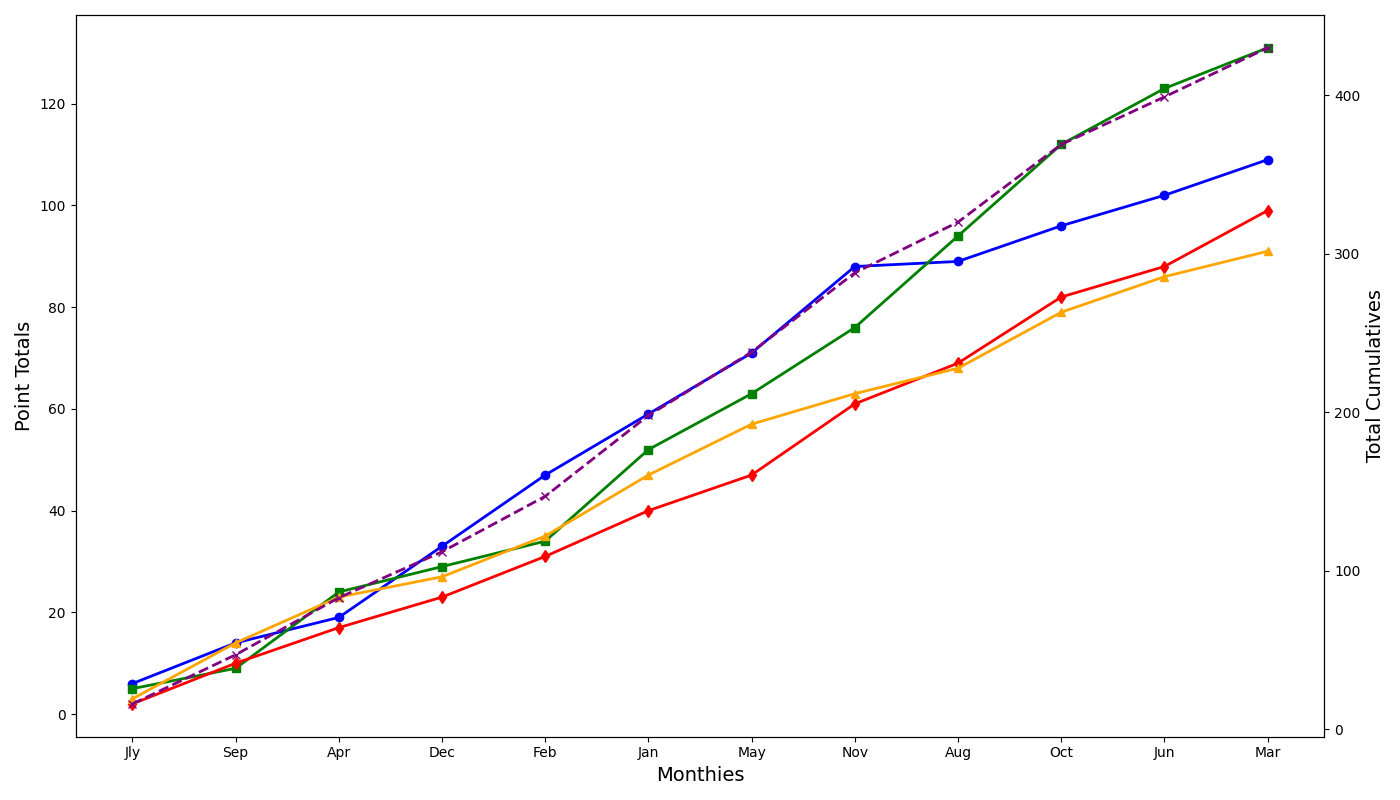

Generate this figure with Python:
import matplotlib.pyplot as plt
import numpy as np

months = ['Jly', 'Sep', 'Apr', 'Dec', 'Feb', 'Jan', 'May', 'Nov', 'Aug', 'Oct', 'Jun', 'Mar']
regions = ['Eastria', 'Northlandia', 'Westreach', 'Sunnyford']

points_norland = np.array([6, 14, 19, 33, 47, 59, 71, 88, 89, 96, 102, 109])
points_sunford = np.array([5, 9, 24, 29, 34, 52, 63, 76, 94, 112, 123, 131])
points_eastoria = np.array([2, 10, 17, 23, 31, 40, 47, 61, 69, 82, 88, 99])
points_westreach = np.array([3, 14, 23, 27, 35, 47, 57, 63, 68, 79, 86, 91])

fig, ax1 = plt.subplots(figsize=(14, 8))
ax2 = ax1.twinx()

cumulative_points = points_norland + points_sunford + points_eastoria + points_westreach
ax2.plot(months, cumulative_points, color='purple', linestyle='--', marker='x', linewidth=2)

ax1.plot(months, points_norland, marker='o', linestyle='-', color='blue', linewidth=2)
ax1.plot(months, points_sunford, marker='s', linestyle='-', color='green', linewidth=2)
ax1.plot(months, points_eastoria, marker='d', linestyle='-', color='red', linewidth=2)
ax1.plot(months, points_westreach, marker='^', linestyle='-', color='orange', linewidth=2)

ax1.set_xlabel('Monthies', fontsize=14)
ax1.set_ylabel('Point Totals', fontsize=14)
ax2.set_ylabel('Total Cumulatives', fontsize=14)

plt.tight_layout()
plt.show()
